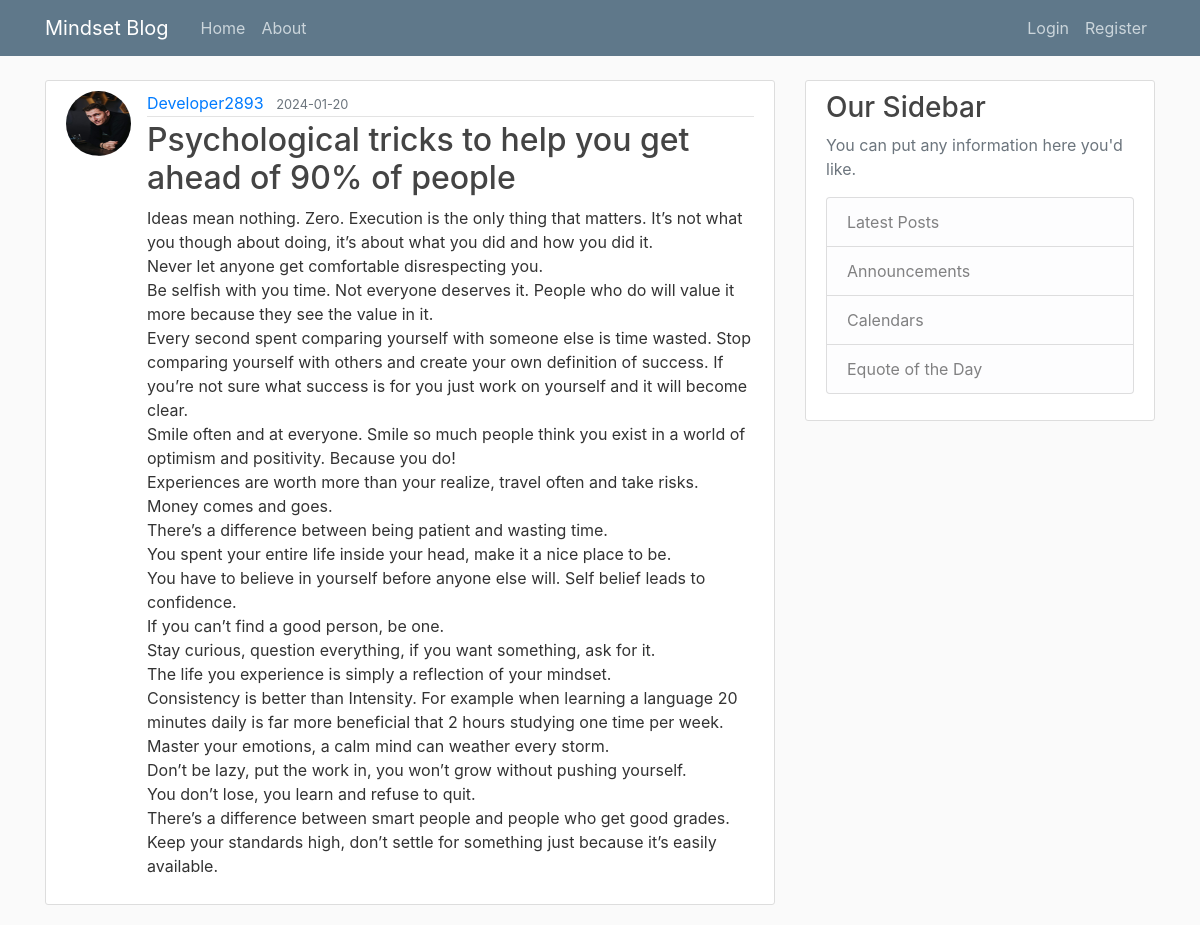
The app's page /post/4 with its own data.
### blog/models.py (models this page shows, shortened)
class User(db.Model, UserMixin):
    id = db.Column(db.Integer, primary_key=True)
    username = db.Column(db.String(20), unique=True, nullable=False)
    email = db.Column(db.String(120), unique=True, nullable=False)
    image_file = db.Column(db.String(20), nullable=False, default='default.jpg')
    password = db.Column(db.String(60), nullable=False)
    posts = db.relationship('Post', backref='author', lazy=True)

class Post(db.Model):
    id = db.Column(db.Integer, primary_key=True)
    title = db.Column(db.String(100), nullable=False)
    date_posted = db.Column(db.DateTime, nullable=False, default=datetime.utcnow)
    content = db.Column(db.Text, nullable=False)
    user_id = db.Column(db.Integer, db.ForeignKey('user.id'), nullable=False)

### blog/routes.py (the view)
@app.route("/post/<int:post_id>")
def post(post_id):
    post = Post.query.get_or_404(post_id)
    return render_template('post.html', title=post.title, post=post)

### blog/templates/post.html (shortened to what this page needs)
{% extends "layout.html" %}
{% block content %}
  <article class="media content-section">
    <img class="rounded-circle article-img" src="{{ url_for('static', filename='profile_pics/' + post.author.image_file) }}">
    <div class="media-body">
      <div class="article-metadata">
        <a class="mr-2" href="{{ url_for('user_posts', username=post.author.username) }}">{{ post.author.username }}</a>
        <small class="text-muted">{{ post.date_posted.strftime('%Y-%m-%d') }}</small>
      </div>
      <h2 class="article-title">{{ post.title }}</h2>
      <p class="article-content">{{ post.content }}</p>
    </div>
  </article>
{% endblock content %}

### blog/static/main.css (style rules this page uses)
body { background: #fafafa; color: #333333; margin-top: 5rem; }
h1, h2, h3, h4, h5, h6 { color: #444444; }
.content-section { background: #ffffff; padding: 10px 20px; border: 1px solid #dddddd; border-radius: 3px; margin-bottom: 20px; }
.article-title { color: #444444; }
.article-content { white-space: pre-line; }
.article-img { height: 65px; width: 65px; margin-right: 16px; }
.article-metadata { padding-bottom: 1px; margin-bottom: 4px; border-bottom: 1px solid #e3e3e3 }

### records on screen
User: image_file (picture), author.username "Developer2893"
Post: date_posted "2024-01-20", title "Psychological tricks to help you get ahead of 90% of people", content "Ideas mean nothing. Zero. Execution is the only thing that matters. It’s not what you though about doing, it’s about what you did and how you did it. Never let anyone get comfortable disrespecting you. Be selfish with you time. Not everyone deserves it. People who do will value it more because they see the value in it. Every second spent comparing yourself with someone else is time wasted. Stop comparing yourself with others and create your own definition of success. If you’re not sure what success is for you just work on yourself and it will become clear. Smile often and at everyone. Smile so much people think you exist in a world of optimism and positivity. Because you do! Experiences are…"
